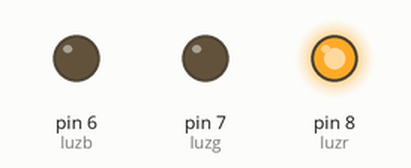
Recording of a sketch running on a simulated Arduino Uno, built with avr-gcc and run on an emulated ATmega328P. Parts: output pins drawn as LEDs (lit = HIGH).

Above: at 0.1 s.
At 2.1 s:
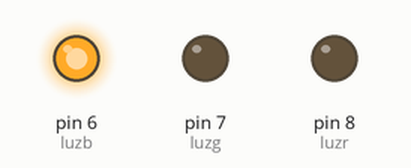
At 34.1 s:
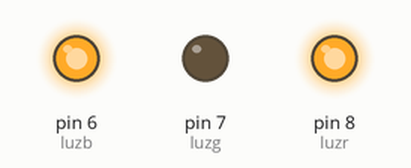
Timing chart, 0 to 40.0 s (numbered marks = the images above):
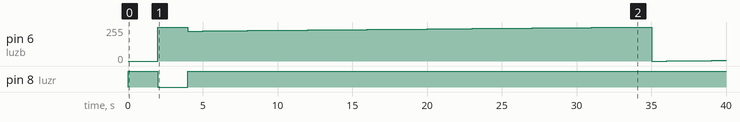

Measured:
- by itself, pin 8 (luzr): LOW → HIGH at 0.00 s, → LOW 2.0 s later, → HIGH 2.0 s later
- by itself, pin 6 (luzb): 0/255 → 255/255 at 2.0 s, → 225/255 2.0 s later, → 226/255 1.0 s later, → 227/255 1.0 s later, … (37 changes in this stretch)

The sketch:

Purple.ino
```cpp
int luzr=8;
int luzg=7;
int luzb=6;
int val;

void setup() {

  pinMode(luzr , OUTPUT);
  pinMode(luzg , OUTPUT);
  pinMode(luzb , OUTPUT);
  Serial.begin(9600);

}

void loop() {

  digitalWrite(luzr , HIGH);
  delay(2000);
  digitalWrite(luzr , LOW);
  digitalWrite(luzb , HIGH);
  delay(2000);
  digitalWrite(luzb , LOW);

  for(val=225; val>0; val++){

      analogWrite(8 , val);
      delay(1);
      analogWrite(6 , val);
      delay(1000);

  }

}
```
